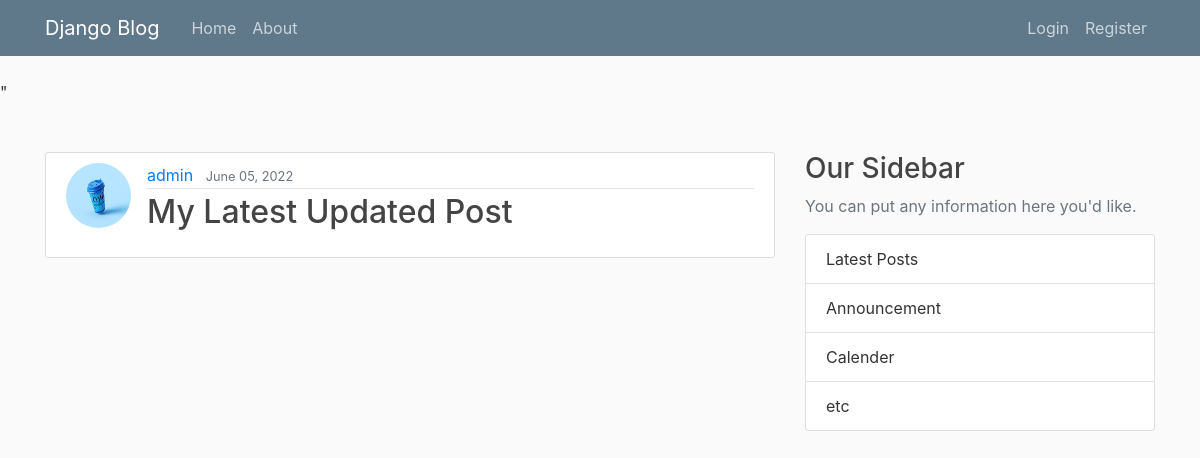
The app's page /blog/post/35/ with its own data.
### blog/models.py (models this page shows, shortened)
class Post(models.Model):
    title = models.CharField(max_length=100)
    content = models.TextField()
    date_posted = models.DateTimeField(default=timezone.now)
    author = models.ForeignKey(User, on_delete=models.CASCADE)

### users/models.py (models this page shows, shortened)
class Profile(models.Model):
    user = models.OneToOneField(User, on_delete=models.CASCADE)
    image = models.ImageField(default='default.jpg', upload_to='profile_pics')

### blog/views.py (the view)
# urls.py: path('post/<int:pk>/', PostDetailView.as_view() ,name='post-detail'),
class PostDetailView(DetailView):
    model = Post
    template_name = 'blog/post_detail.html'

### blog/templates/blog/post_detail.html (shortened to what this page needs)
{% extends "blog/base.html" %}
{% block content %}
                    <article class="media content-section">
                        <img class ="rounded-circle article-img " src="{{ object.author.profile.image.url }}" alt="{{ post.title }}" class="media-object pull-left">
                          <div class="media-body">
                            <div class="article-metadata">
                              <a class="mr-2" href="{% url 'user-posts' object.author.username %}">{{ object.author }}</a>
                              <small class="text-muted">{{ object.date_posted|date:"F d, Y" }}</small>
                            </div>
                            <h2 class="article-title">{{ object.title }}</h2>
                          </div>
                    </article>
{% endblock content %}

### blog/static/blog/main.css (style rules this page uses)
body { background: #fafafa; color: #333333; margin-top: 5rem; }
h1, h2, h3, h4, h5, h6 { color: #444444; }
.content-section { background: #ffffff; padding: 10px 20px; border: 1px solid #dddddd; border-radius: 3px; margin-bottom: 20px; }
.article-title { color: #444444; }
.article-img { height: 65px; width: 65px; margin-right: 16px; }
.article-metadata { padding-bottom: 1px; margin-bottom: 4px; border-bottom: 1px solid #e3e3e3 }

### records on screen
Post: author.profile.image (picture), author "admin", date_posted "June 05, 2022", title "My Latest Updated Post"
